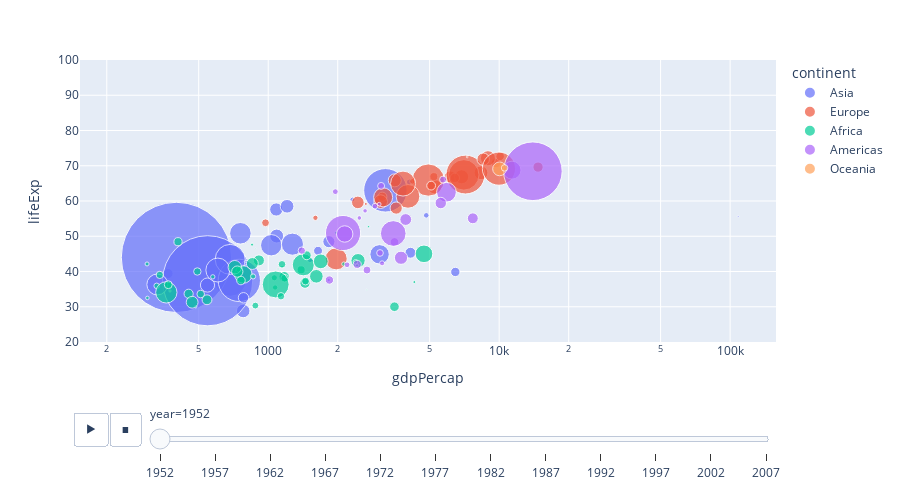

Notebook source saved alongside this figure:
### Markdown cell above
# Evolução da Expectativa de vida e Pib per capita (1952-2007)

### Code cell
fig = px.scatter(df,
           animation_frame='year',
           animation_group='country',
           x='gdpPercap', y='lifeExp', 
           size='pop', # tamanho de cada pais(bolha)
           size_max=120, # multiplicador de tamanho proporcional
           log_x=True, 
           range_y=[20,100], # intervalo do eixo y
           color='continent',
           hover_name='country'
)

fig.update_layout(
    height=500
)

### Figure 1 — Plotly figure (JSON) as saved in the notebook; plotly's stock layout.template omitted (floating-point values rounded to 4 significant figures)
{"data": [{"hovertemplate": "<b>%{hovertext}</b><br><br>continent=Asia<br>year=1952<br>gdpPercap=%{x}<br>lifeExp=%{y}<br>pop=%{marker.size}<extra></extra>", "hovertext": ["Afghanistan", "Bahrain", "Bangladesh", "Cambodia", "China", "Hong Kong, China", "India", "Indonesia", "Iran", "Iraq", "Israel", "Japan", "Jordan", "Korea, Dem. Rep.", "Korea, Rep.", "Kuwait", "Lebanon", "Malaysia", "Mongolia", "Myanmar", "Nepal", "Oman", "Pakistan", "Philippines", "Saudi Arabia", "Singapore", "Sri Lanka", "Syria", "Taiwan", "Thailand", "Vietnam", "West Bank and Gaza", "Yemen, Rep."], "ids": ["Afghanistan", "Bahrain", "Bangladesh", "Cambodia", "China", "Hong Kong, China", "India", "Indonesia", "Iran", "Iraq", "Israel", "Japan", "Jordan", "Korea, Dem. Rep.", "Korea, Rep.", "Kuwait", "Lebanon", "Malaysia", "Mongolia", "Myanmar", "Nepal", "Oman", "Pakistan", "Philippines", "Saudi Arabia", "Singapore", "Sri Lanka", "Syria", "Taiwan", "Thailand", "Vietnam", "West Bank and Gaza", "Yemen, Rep."], "legendgroup": "Asia", "marker": {"color": "#636efa", "size": [8425333, 120447, 46886859, 4693836, 556263527, 2125900, 372000000, 82052000, 17272000, 5441766, 1620914, 86459025, 607914, 8865488, 20947571, 160000, 1439529, 6748378, 800663, 20092996, 9182536, 507833, 41346560, 22438691, 4005677, 1127000, 7982342, 3661549, 8550362, 21289402, 26246839, 1030585, 4963829], "sizemode": "area", "sizeref": 91580.0, "symbol": "circle"}, "mode": "markers", "name": "Asia", "orientation": "v", "showlegend": true, "type": "scatter", "x": [779.4, 9867.0, 684.2, 368.5, 400.4, 3054.0, 546.6, 749.7, 3035.0, 4130.0, 4087.0, 3217.0, 1547.0, 1088.0, 1031.0, 108400.0, 4835.0, 1831.0, 786.6, 331.0, 545.9, 1828.0, 684.6, 1273.0, 6460.0, 2315.0, 1084.0, 1643.0, 1207.0, 757.8, 605.1, 1516.0, 781.7], "xaxis": "x", "y": [28.8, 50.94, 37.48, 39.42, 44.0, 60.96, 37.37, 37.47, 44.87, 45.32, 65.39, 63.03, 43.16, 50.06, 47.45, 55.56, 55.93, 48.46, 42.24, 36.32, 36.16, 37.58, 43.44, 47.75, 39.88, 60.4, 57.59, 45.88, 58.5, 50.85, 40.41, 43.16, 32.55], "yaxis": "y"}, {"hovertemplate": "<b>%{hovertext}</b><br><br>continent=Europe<br>year=1952<br>gdpPercap=%{x}<br>lifeExp=%{y}<br>pop=%{marker.size}<extra></extra>", "hovertext": ["Albania", "Austria", "Belgium", "Bosnia and Herzegovina", "Bulgaria", "Croatia", "Czech Republic", "Denmark", "Finland", "France", "Germany", "Greece", "Hungary", "Iceland", "Ireland", "Italy", "Montenegro", "Netherlands", "Norway", "Poland", "Portugal", "Romania", "Serbia", "Slovak Republic", "Slovenia", "Spain", "Sweden", "Switzerland", "Turkey", "United Kingdom"], "ids": ["Albania", "Austria", "Belgium", "Bosnia and Herzegovina", "Bulgaria", "Croatia", "Czech Republic", "Denmark", "Finland", "France", "Germany", "Greece", "Hungary", "Iceland", "Ireland", "Italy", "Montenegro", "Netherlands", "Norway", "Poland", "Portugal", "Romania", "Serbia", "Slovak Republic", "Slovenia", "Spain", "Sweden", "Switzerland", "Turkey", "United Kingdom"], "legendgroup": "Europe", "marker": {"color": "#EF553B", "size": [1282697, 6927772, 8730405, 2791000, 7274900, 3882229, 9125183, 4334000, 4090500, 42459667, 69145952, 7733250, 9504000, 147962, 2952156, 47666000, 413834, 10381988, 3327728, 25730551, 8526050, 16630000, 6860147, 3558137, 1489518, 28549870, 7124673, 4815000, 22235677, 50430000], "sizemode": "area", "sizeref": 91580.0, "symbol": "circle"}, "mode": "markers", "name": "Europe", "orientation": "v", "showlegend": true, "type": "scatter", "x": [1601.0, 6137.0, 8343.0, 973.5, 2444.0, 3119.0, 6876.0, 9692.0, 6425.0, 7030.0, 7144.0, 3531.0, 5264.0, 7268.0, 5210.0, 4931.0, 2648.0, 8942.0, 10100.0, 4029.0, 3068.0, 3145.0, 3581.0, 5075.0, 4215.0, 3834.0, 8528.0, 14730.0, 1969.0, 9980.0], "xaxis": "x", "y": [55.23, 66.8, 68.0, 53.82, 59.6, 61.21, 66.87, 70.78, 66.55, 67.41, 67.5, 65.86, 64.03, 72.49, 66.91, 65.94, 59.16, 72.13, 72.67, 61.31, 59.82, 61.05, 58.0, 64.36, 65.57, 64.94, 71.86, 69.62, 43.59, 69.18], "yaxis": "y"}, {"hovertemplate": "<b>%{hovertext}</b><br><br>continent=Africa<br>year=1952<br>gdpPercap=%{x}<br>lifeExp=%{y}<br>pop=%{marker.size}<extra></extra>", "hovertext": ["Algeria", "Angola", "Benin", "Botswana", "Burkina Faso", "Burundi", "Cameroon", "Central African Republic", "Chad", "Comoros", "Congo, Dem. Rep.", "Congo, Rep.", "Cote d'Ivoire", "Djibouti", "Egypt", "Equatorial Guinea", "Eritrea", "Ethiopia", "Gabon", "Gambia", "Ghana", "Guinea", "Guinea-Bissau", "Kenya", "Lesotho", "Liberia", "Libya", "Madagascar", "Malawi", "Mali", "Mauritania", "Mauritius", "Morocco", "Mozambique", "Namibia", "Niger", "Nigeria", "Reunion", "Rwanda", "Sao Tome and Principe", "Senegal", "Sierra Leone", "Somalia", "South Africa", "Sudan", "Swaziland", "Tanzania", "Togo", "Tunisia", "Uganda", "Zambia", "Zimbabwe"], "ids": ["Algeria", "Angola", "Benin", "Botswana", "Burkina Faso", "Burundi", "Cameroon", "Central African Republic", "Chad", "Comoros", "Congo, Dem. Rep.", "Congo, Rep.", "Cote d'Ivoire", "Djibouti", "Egypt", "Equatorial Guinea", "Eritrea", "Ethiopia", "Gabon", "Gambia", "Ghana", "Guinea", "Guinea-Bissau", "Kenya", "Lesotho", "Liberia", "Libya", "Madagascar", "Malawi", "Mali", "Mauritania", "Mauritius", "Morocco", "Mozambique", "Namibia", "Niger", "Nigeria", "Reunion", "Rwanda", "Sao Tome and Principe", "Senegal", "Sierra Leone", "Somalia", "South Africa", "Sudan", "Swaziland", "Tanzania", "Togo", "Tunisia", "Uganda", "Zambia", "Zimbabwe"], "legendgroup": "Africa", "marker": {"color": "#00cc96", "size": [9279525, 4232095, 1738315, 442308, 4469979, 2445618, 5009067, 1291695, 2682462, 153936, 14100005, 854885, 2977019, 63149, 22223309, 216964, 1438760, 20860941, 420702, 284320, 5581001, 2664249, 580653, 6464046, 748747, 863308, 1019729, 4762912, 2917802, 3838168, 1022556, 516556, 9939217, 6446316, 485831, 3379468, 33119096, 257700, 2534927, 60011, 2755589, 2143249, 2526994, 14264935, 8504667, 290243, 8322925, 1219113, 3647735, 5824797, 2672000, 3080907], "sizemode": "area", "sizeref": 91580.0, "symbol": "circle"}, "mode": "markers", "name": "Africa", "orientation": "v", "showlegend": true, "type": "scatter", "x": [2449.0, 3521.0, 1063.0, 851.2, 543.3, 339.3, 1173.0, 1071.0, 1179.0, 1103.0, 780.5, 2126.0, 1389.0, 2670.0, 1419.0, 375.6, 328.9, 362.1, 4293.0, 485.2, 911.3, 510.2, 299.9, 853.5, 298.8, 575.6, 2388.0, 1443.0, 369.2, 452.3, 743.1, 1968.0, 1688.0, 468.5, 2424.0, 761.9, 1077.0, 2719.0, 493.3, 879.6, 1450.0, 879.8, 1136.0, 4725.0, 1616.0, 1148.0, 716.7, 859.8, 1468.0, 734.8, 1147.0, 406.9], "xaxis": "x", "y": [43.08, 30.02, 38.22, 47.62, 31.98, 39.03, 38.52, 35.46, 38.09, 40.72, 39.14, 42.11, 40.48, 34.81, 41.89, 34.48, 35.93, 34.08, 37.0, 30.0, 43.15, 33.61, 32.5, 42.27, 42.14, 38.48, 42.72, 36.68, 36.26, 33.69, 40.54, 50.99, 42.87, 31.29, 41.73, 37.44, 36.32, 52.72, 40.0, 46.47, 37.28, 30.33, 32.98, 45.01, 38.63, 41.41, 41.22, 38.6, 44.6, 39.98, 42.04, 48.45], "yaxis": "y"}, {"hovertemplate": "<b>%{hovertext}</b><br><br>continent=Americas<br>year=1952<br>gdpPercap=%{x}<br>lifeExp=%{y}<br>pop=%{marker.size}<extra></extra>", "hovertext": ["Argentina", "Bolivia", "Brazil", "Canada", "Chile", "Colombia", "Costa Rica", "Cuba", "Dominican Republic", "Ecuador", "El Salvador", "Guatemala", "Haiti", "Honduras", "Jamaica", "Mexico", "Nicaragua", "Panama", "Paraguay", "Peru", "Puerto Rico", "Trinidad and Tobago", "United States", "Uruguay", "Venezuela"], "ids": ["Argentina", "Bolivia", "Brazil", "Canada", "Chile", "Colombia", "Costa Rica", "Cuba", "Dominican Republic", "Ecuador", "El Salvador", "Guatemala", "Haiti", "Honduras", "Jamaica", "Mexico", "Nicaragua", "Panama", "Paraguay", "Peru", "Puerto Rico", "Trinidad and Tobago", "United States", "Uruguay", "Venezuela"], "legendgroup": "Americas", "marker": {"color": "#ab63fa", "size": [17876956, 2883315, 56602560, 14785584, 6377619, 12350771, 926317, 6007797, 2491346, 3548753, 2042865, 3146381, 3201488, 1517453, 1426095, 30144317, 1165790, 940080, 1555876, 8025700, 2227000, 662850, 157553000, 2252965, 5439568], "sizemode": "area", "sizeref": 91580.0, "symbol": "circle"}, "mode": "markers", "name": "Americas", "orientation": "v", "showlegend": true, "type": "scatter", "x": [5911.0, 2677.0, 2109.0, 11370.0, 3940.0, 2144.0, 2627.0, 5587.0, 1398.0, 3522.0, 3048.0, 2428.0, 1840.0, 2195.0, 2899.0, 3478.0, 3112.0, 2480.0, 1952.0, 3759.0, 3082.0, 3023.0, 13990.0, 5717.0, 7690.0], "xaxis": "x", "y": [62.48, 40.41, 50.92, 68.75, 54.74, 50.64, 57.21, 59.42, 45.93, 48.36, 45.26, 42.02, 37.58, 41.91, 58.53, 50.79, 42.31, 55.19, 62.65, 43.9, 64.28, 59.1, 68.44, 66.07, 55.09], "yaxis": "y"}, {"hovertemplate": "<b>%{hovertext}</b><br><br>continent=Oceania<br>year=1952<br>gdpPercap=%{x}<br>lifeExp=%{y}<br>pop=%{marker.size}<extra></extra>", "hovertext": ["Australia", "New Zealand"], "ids": ["Australia", "New Zealand"], "legendgroup": "Oceania", "marker": {"color": "#FFA15A", "size": [8691212, 1994794], "sizemode": "area", "sizeref": 91580.0, "symbol": "circle"}, "mode": "markers", "name": "Oceania", "orientation": "v", "showlegend": true, "type": "scatter", "x": [10040.0, 10560.0], "xaxis": "x", "y": [69.12, 69.39], "yaxis": "y"}], "layout": {"height": 500, "legend": {"itemsizing": "constant", "title": {"text": "continent"}, "tracegroupgap": 0}, "margin": {"t": 60}, "sliders": [{"active": 0, "currentvalue": {"prefix": "year="}, "len": 0.9, "pad": {"b": 10, "t": 60}, "steps": [{"args": [["1952"], {"frame": {"duration": 0, "redraw": false}, "fromcurrent": true, "mode": "immediate", "transition": {"duration": 0, "easing": "linear"}}], "label": "1952", "method": "animate"}, {"args": [["1957"], {"frame": {"duration": 0, "redraw": false}, "fromcurrent": true, "mode": "immediate", "transition": {"duration": 0, "easing": "linear"}}], "label": "1957", "method": "animate"}, {"args": [["1962"], {"frame": {"duration": 0, "redraw": false}, "fromcurrent": true, "mode": "immediate", "transition": {"duration": 0, "easing": "linear"}}], "label": "1962", "method": "animate"}, {"args": [["1967"], {"frame": {"duration": 0, "redraw": false}, "fromcurrent": true, "mode": "immediate", "transition": {"duration": 0, "easing": "linear"}}], "label": "1967", "method": "animate"}, {"args": [["1972"], {"frame": {"duration": 0, "redraw": false}, "fromcurrent": true, "mode": "immediate", "transition": {"duration": 0, "easing": "linear"}}], "label": "1972", "method": "animate"}, {"args": [["1977"], {"frame": {"duration": 0, "redraw": false}, "fromcurrent": true, "mode": "immediate", "transition": {"duration": 0, "easing": "linear"}}], "label": "1977", "method": "animate"}, {"args": [["1982"], {"frame": {"duration": 0, "redraw": false}, "fromcurrent": true, "mode": "immediate", "transition": {"duration": 0, "easing": "linear"}}], "label": "1982", "method": "animate"}, {"args": [["1987"], {"frame": {"duration": 0, "redraw": false}, "fromcurrent": true, "mode": "immediate", "transition": {"duration": 0, "easing": "linear"}}], "label": "1987", "method": "animate"}, {"args": [["1992"], {"frame": {"duration": 0, "redraw": false}, "fromcurrent": true, "mode": "immediate", "transition": {"duration": 0, "easing": "linear"}}], "label": "1992", "method": "animate"}, {"args": [["1997"], {"frame": {"duration": 0, "redraw": false}, "fromcurrent": true, "mode": "immediate", "transition": {"duration": 0, "easing": "linear"}}], "label": "1997", "method": "animate"}, {"args": [["2002"], {"frame": {"duration": 0, "redraw": false}, "fromcurrent": true, "mode": "immediate", "transition": {"duration": 0, "easing": "linear"}}], "label": "2002", "method": "animate"}, {"args": [["2007"], {"frame": {"duration": 0, "redraw": false}, "fromcurrent": true, "mode": "immediate", "transition": {"duration": 0, "easing": "linear"}}], "label": "2007", "method": "animate"}], "x": 0.1, "xanchor": "left", "y": 0, "yanchor": "top"}], "updatemenus": [{"buttons": [{"args": [null, {"frame": {"duration": 500, "redraw": false}, "fromcurrent": true, "mode": "immediate", "transition": {"duration": 500, "easing": "linear"}}], "label": "&#9654;", "method": "animate"}, {"args": [[null], {"frame": {"duration": 0, "redraw": false}, "fromcurrent": true, "mode": "immediate", "transition": {"duration": 0, "easing": "linear"}}], "label": "&#9724;", "method": "animate"}], "direction": "left", "pad": {"r": 10, "t": 70}, "showactive": false, "type": "buttons", "x": 0.1, "xanchor": "right", "y": 0, "yanchor": "top"}], "xaxis": {"anchor": "y", "domain": [0, 1], "title": {"text": "gdpPercap"}, "type": "log"}, "yaxis": {"anchor": "x", "domain": [0, 1], "range": [20, 100], "title": {"text": "lifeExp"}}}}
